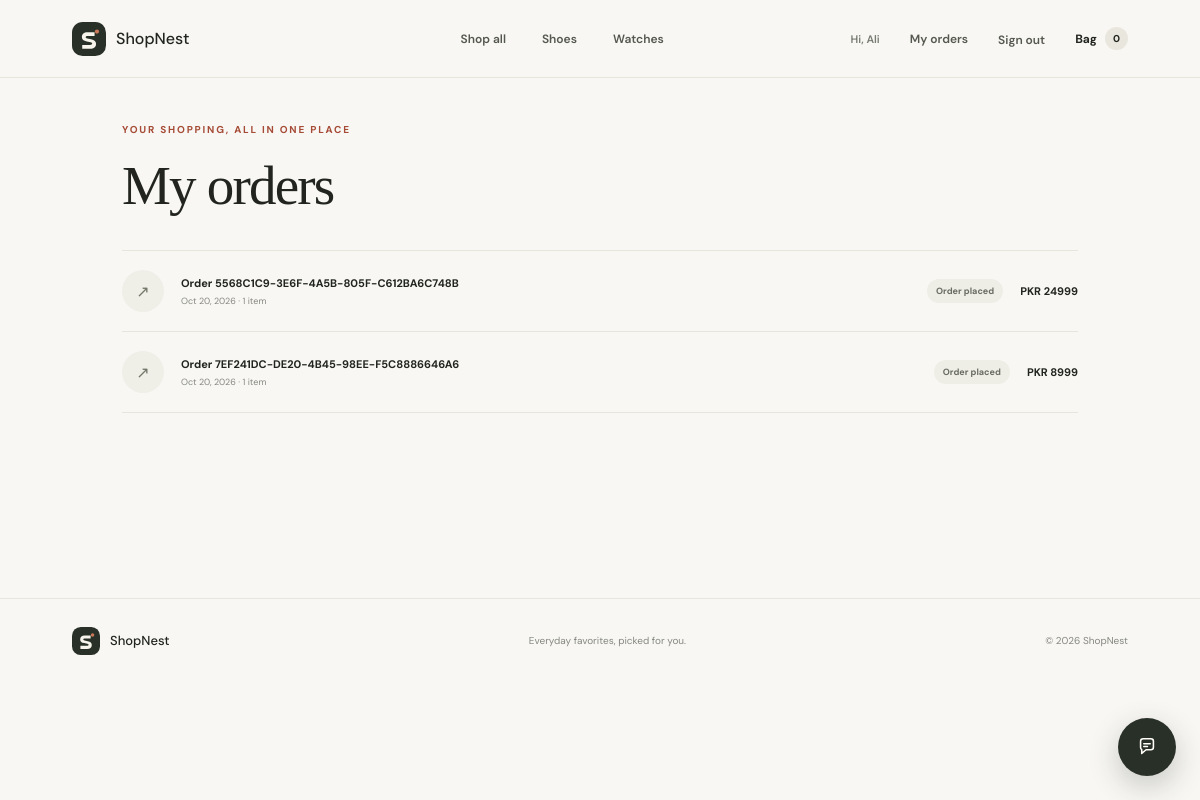
The page /orders/ (signed in) on the database its author committed.
### chat/models.py (models this page shows, shortened)
class Order(models.Model):
    class Status(models.TextChoices):
        PLACED = "placed", "Order placed"
        PROCESSING = "processing", "Processing"
        SHIPPED = "shipped", "Shipped"
        DELIVERED = "delivered", "Delivered"
        CANCELLED = "cancelled", "Cancelled"
    class PaymentMethod(models.TextChoices):
        CASH_ON_DELIVERY = "cod", "Cash on delivery"
    reference = models.UUIDField(default=uuid.uuid4, unique=True, editable=False)
    user = models.ForeignKey(
        settings.AUTH_USER_MODEL,
        on_delete=models.PROTECT,
        related_name="shop_orders",
        null=True,
        blank=True,
    )
    full_name = models.CharField(max_length=160)
    email = models.EmailField()
    address = models.CharField(max_length=240)
    city = models.CharField(max_length=120)
    postal_code = models.CharField(max_length=24)
    status = models.CharField(
        max_length=20,
        choices=Status.choices,
        default=Status.PLACED,
    )
    payment_method = models.CharField(
        max_length=8,
        choices=PaymentMethod.choices,
        default=PaymentMethod.CASH_ON_DELIVERY,
    )
    created_at = models.DateTimeField(auto_now_add=True)
    class Meta:
        ordering = ("-created_at",)
    @property
    def total(self):
        return sum(
            (item.unit_price * item.quantity for item in self.items.all()),
            start=0,
        )

class OrderItem(models.Model):
    order = models.ForeignKey(Order, on_delete=models.CASCADE, related_name="items")
    product = models.ForeignKey(
        Product,
        on_delete=models.SET_NULL,
        related_name="order_items",
        null=True,
        blank=True,
    )
    product_name = models.CharField(max_length=160)
    unit_price = models.DecimalField(max_digits=10, decimal_places=2)
    quantity = models.PositiveIntegerField(validators=[MinValueValidator(1)])

### chat/views.py (the view)
# urls.py: path("orders/", views.order_history, name="order_history"),
@login_required
def order_history(request):
    orders = request.user.shop_orders.prefetch_related("items")
    return render(
        request,
        "shop/order_history.html",
        {"orders": orders, "cart_count": _cart_count(request)},
    )

### chat/views.py (called while the page is built)
def _cart_count(request):
    cart = request.session.get(CART_SESSION_KEY, {})
    return sum(
        quantity
        for quantity in cart.values()
        if isinstance(quantity, int) and quantity > 0
    )

### chat/templates/shop/order_history.html (shortened to what this page needs)
{% extends "shop/base.html" %}
{% block content %}
<main class="page-shell narrow-shell">
    <p class="eyebrow">YOUR SHOPPING, ALL IN ONE PLACE</p>
    <h1 class="page-title">My orders</h1>
    {% if orders %}
        <div class="orders-list">
            {% for order in orders %}
                <a class="order-card" href="{% url 'order_detail' order.reference %}">
                    <span class="order-card-icon" aria-hidden="true">↗</span>
                    <span class="order-card-main">
                        <strong>Order {{ order.reference|slice:":8"|upper }}</strong>
                        <small>{{ order.created_at|date:"M j, Y" }} · {{ order.items.count }} item{{ order.items.count|pluralize }}</small>
                    </span>
                    <span class="order-status status-{{ order.status }}">{{ order.get_status_display }}</span>
                    <strong class="order-card-total">PKR {{ order.total|floatformat:0 }}</strong>
                </a>
            {% endfor %}
        </div>
    {% endif %}
</main>
{% endblock %}

### chat/templates/shop/base.html (shortened to what this page needs)
{% load static %}
<!DOCTYPE html>
<html lang="en">
<head>
    <link rel="stylesheet" href="{% static 'shop.css' %}">
</head>
<body>
    <header class="site-header">
        <a class="store-brand" href="{% url 'shop_home' %}">
            <img class="store-brand-logo" src="{% static 'shop/images/shop-logo.svg' %}" alt="">
            <span>ShopNest</span>
        </a>
        <nav class="main-nav" aria-label="Main navigation">
            <a href="{% url 'shop_home' %}">Shop all</a>
            <a href="{% url 'shop_home' %}?category=shoes">Shoes</a>
            <a href="{% url 'shop_home' %}?category=watches">Watches</a>
        </nav>
        <div class="header-actions">
            {% if request.user.is_authenticated and not request.user.is_staff %}
                <span class="header-user" title="{{ request.user.username }}">Hi, {{ request.user.username }}</span>
                <a class="header-link orders-link" href="{% url 'order_history' %}">My orders</a>
                <form method="post" action="{% url 'logout_user' %}">
                    <button class="header-link header-button" type="submit">Sign out</button>
                </form>
            {% else %}
                {% if request.user.is_staff %}<a class="header-link" href="{% url 'admin:index' %}">Admin</a>{% endif %}
                <a class="header-link orders-link" href="{% url 'login_page' %}">Sign in</a>
                <a class="header-link join-link" href="{% url 'register_page' %}">Join us</a>
            {% endif %}
            <a class="cart-link" href="{% url 'cart_view' %}" aria-label="Shopping cart, {{ cart_count }} items">
                Bag <span>{{ cart_count }}</span>
            </a>
        </div>
    </header>
    {% block content %}{% endblock %}
    <footer class="site-footer">
        <a class="store-brand footer-brand" href="{% url 'shop_home' %}">
            <img class="store-brand-logo" src="{% static 'shop/images/shop-logo.svg' %}" alt="">
            <span>ShopNest</span>
        </a>
        <p>Everyday favorites, picked for you.</p>
        <span>© {% now "Y" %} ShopNest</span>
    </footer>
    {% include "chat/widget.html" %}
</body>
</html>

### chat/static/shop.css (style rules this page uses)
:root { font-family: 'DM Sans', Arial, sans-serif; color: #22251f; background: #f8f7f4; font-synthesis: none; text-rendering: optimizeLegibility; --ink: #22251f; --muted: #777b72; --accent: #a64b36; --paper: #fffefa; --line: #e8e5dc; --green: #d9e1d2; }
* { box-sizing: border-box; }
body { min-width: 320px; margin: 0; }
a { color: inherit; }
button, input { font: inherit; }
button, .button { cursor: pointer; }
.site-header { position: relative; z-index: 2; display: flex; align-items: center; justify-content: space-between; min-height: 78px; padding: 0 clamp(20px, 6vw, 92px); border-bottom: 1px solid var(--line); background: rgb(248 247 244 / 95%); }
.store-brand { display: inline-flex; align-items: center; gap: 10px; color: var(--ink); font-size: 16px; font-weight: 500; text-decoration: none; white-space: nowrap; }
.store-brand-logo { display: grid; width: 34px; height: 34px; flex: 0 0 auto; }
.main-nav, .header-actions { display: flex; align-items: center; }
.main-nav { gap: clamp(18px, 3vw, 42px); margin-left: 8%; }
.main-nav a, .header-link { color: #55584f; font-size: 12px; font-weight: 600; text-decoration: none; transition: color .18s; }
.header-actions { gap: clamp(12px, 2.5vw, 30px); }
.header-user { max-width: 150px; overflow: hidden; color: var(--muted); font-size: 11px; font-weight: 600; text-overflow: ellipsis; white-space: nowrap; }
.header-actions form { margin: 0; }
.header-button { padding: 0; border: 0; background: transparent; }
.cart-link { display: flex; align-items: center; gap: 8px; color: var(--ink); font-size: 12px; font-weight: 700; text-decoration: none; }
.cart-link span { display: grid; min-width: 23px; height: 23px; padding: 0 5px; place-items: center; border-radius: 50%; background: #e9e6dd; font-size: 10px; }
.eyebrow { margin: 0 0 18px; color: var(--accent); font-size: 10px; font-weight: 700; letter-spacing: 1.8px; text-transform: uppercase; }
.hero-copy h1, .page-title, .detail-copy h1 { margin: 0; font-family: 'Playfair Display', Georgia, serif; font-weight: 500; letter-spacing: -1.8px; }
.site-footer { display: flex; align-items: center; justify-content: space-between; gap: 20px; padding: 25px clamp(20px, 6vw, 92px); border-top: 1px solid var(--line); }
.site-footer p, .site-footer > span { color: #85877f; font-size: 10px; }
.footer-brand { font-size: 13px; }
.footer-brand .store-brand-logo { width: 28px; height: 28px; }
.page-shell { max-width: 1200px; min-height: 65vh; margin: 0 auto; padding: 45px clamp(20px, 6vw, 86px) 90px; }
.narrow-shell { max-width: 1100px; }
.page-title { display: flex; align-items: baseline; gap: 16px; margin-bottom: 33px; font-size: clamp(38px, 5vw, 55px); }
.orders-list { border-top: 1px solid var(--line); }
.order-card { display: flex; align-items: center; gap: 17px; padding: 19px 0; border-bottom: 1px solid var(--line); text-decoration: none; }
.order-card-icon { display: grid; width: 42px; height: 42px; flex: 0 0 auto; place-items: center; border-radius: 50%; background: #efeee7; color: #73776a; }
.order-card-main { display: flex; flex: 1; flex-direction: column; gap: 5px; }
.order-card-main strong, .order-card-total { font-size: 11px; }
.order-card-main small { color: #85877f; font-size: 9px; }
.order-status { display: inline-block; padding: 6px 9px; border-radius: 20px; background: #eeeee6; color: #686c62; font-size: 9px; font-weight: 700; white-space: nowrap; }

### rows shown on the page
Order: reference "5568C1C9-3E6F-4A5B-805F-C612BA6C748B", created_at "Oct 20, 2026", items.count "1", status "Order placed", total "24999"
Order: reference "7EF241DC-DE20-4B45-98EE-F5C8886646A6", created_at "Oct 20, 2026", items.count "1", status "Order placed", total "8999"

### other values the page prints
{{ request.user.username }} "Ali"
{{ cart_count }} "0"
